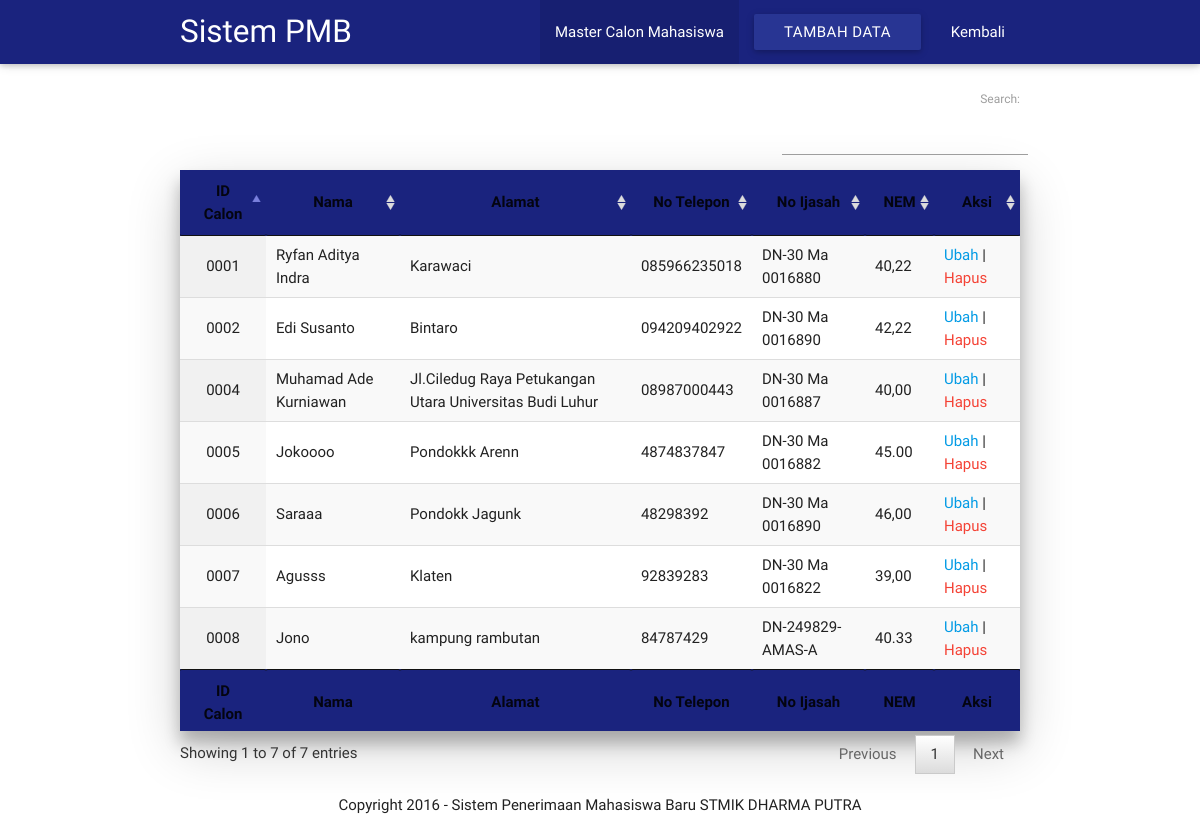
The app's page /pages/calonmahasiswa.php (signed in) with its own data.
### tables this page shows
CREATE TABLE `calon_mhs` (
  `id_cln` varchar(4) NOT NULL DEFAULT '',
  `nama` varchar(50) DEFAULT NULL,
  `alamat` varchar(255) DEFAULT NULL,
  `notelp` varchar(13) DEFAULT NULL,
  `no_ijasah` varchar(16) DEFAULT NULL,
  `nem` varchar(5) DEFAULT NULL,
  PRIMARY KEY (`id_cln`)
);

### pages/calonmahasiswa.php (the view, shortened to what this page needs)
<!DOCTYPE html>
<html>
  <head>
    <!DOCTYPE html>
    <html>
      <head>
        <link rel="stylesheet" href="../materialize/css/materialize.css" type="text/css" />
        <link href="../materialicon/icon.css" rel="stylesheet">
        <link rel="stylesheet" href="../fontawesome/font-awesome.min.css">
        <link rel="stylesheet" href="../datatables/jquery.dataTables.min.css" type="text/css" />
      </head>
      <body>
        <div class="navbar-fixed">
            <nav class="indigo darken-4">
              <div class="nav-wrapper container">
                <a href="#!" class="brand-logo">Sistem PMB</a>
                <ul class="right hide-on-med-and-down">
                  <li class="active"><a href="calonmahasiswa.php">Master Calon Mahasiswa</a></li>
                  <li><a href="tambahcalonmhs.php" class="waves-effect waves-light btn indigo darken-3 lighten-1" >Tambah Data</a></li>
                  <li><a href="../admin.php">Kembali</a></li>
                </ul>
              </div>
            </nav>
          </div>
          <br>
          <div class="container">
            <table  class="striped z-depth-3 display indigo darken-4" id="calonmhs" cellspacing="0" width="100%">
          		<thead>
          			<tr>
          				<th style="text-align:center;">ID Calon</th>
          				<th>Nama</th>
          				<th>Alamat</th>
          				<th>No Telepon</th>
                  <th>No Ijasah</th>
                  <th>NEM</th>
                  <th>Aksi</th>
          			</tr>
          		</thead>
              <tfoot>
                <tr>
                  <th style="text-align:center;">ID Calon</th>
                  <th>Nama</th>
                  <th>Alamat</th>
                  <th>No Telepon</th>
                  <th>No Ijasah</th>
                  <th>NEM</th>
                  <th>Aksi</th>
                </tr>
              </tfoot>
          		<tbody>
                <?php
          			$query = mysql_query("select * from calon_mhs");
          			while ($data = mysql_fetch_array($query)) {
          			?>
                <tr>
          				<td style="text-align:center;"><?php echo $data['id_cln'];?></td>
          				<td><?php echo $data['nama']; ?></td>
          				<td><?php echo $data['alamat']; ?></td>
          				<td><?php echo $data['notelp']; ?></td>
                  <td><?php echo $data['no_ijasah']; ?></td>
                  <td><?php echo $data['nem']; ?></td>
                  <td><a href="ubahcalonmhs.php?id_cln=<?php echo $data['id_cln'];?>">Ubah</a>
                   | <a href="hapuscalonmhs.php?id_cln=<?php echo $data['id_cln'];?>" class="red-text" onclick="javascript: return confirm('Anda yakin hapus ?')">Hapus</a></td>
          			</tr>
          			<?php } ?>
          		</tbody>
          	</table>
            <br><br>
          </div>
          <div class="row center foot"> Copyright 2016 - Sistem Penerimaan Mahasiswa Baru STMIK DHARMA PUTRA</div>
  </body>
</html>

### pages/calonmahasiswa.php (style rules this page uses)
th { text-align: center; }
.foot { position:fixed; left:0px; bottom:0px; height:5px; width:100%; }

### records on screen
calon_mhs: id_cln "0001", nama "Ryfan Aditya Indra", alamat "Karawaci", notelp "085966235018", no_ijasah "DN-30 Ma 0016880", nem "40,22"
calon_mhs: id_cln "0002", nama "Edi Susanto", alamat "Bintaro", notelp "094209402922", no_ijasah "DN-30 Ma 0016890", nem "42,22"
calon_mhs: id_cln "0004", nama "Muhamad Ade Kurniawan", alamat "Jl.Ciledug Raya Petukangan Utara Universitas Budi Luhur", notelp "08987000443", no_ijasah "DN-30 Ma 0016887", nem "40,00"
calon_mhs: id_cln "0005", nama "Jokoooo", alamat "Pondokkk Arenn", notelp "4874837847", no_ijasah "DN-30 Ma 0016882", nem "45.00"
calon_mhs: id_cln "0006", nama "Saraaa", alamat "Pondokk Jagunk", notelp "48298392", no_ijasah "DN-30 Ma 0016890", nem "46,00"
calon_mhs: id_cln "0007", nama "Agusss", alamat "Klaten", notelp "92839283", no_ijasah "DN-30 Ma 0016822", nem "39,00"
calon_mhs: id_cln "0008", nama "Jono", alamat "kampung rambutan", notelp "84787429", no_ijasah "DN-249829-AMAS-A", nem "40.33"
